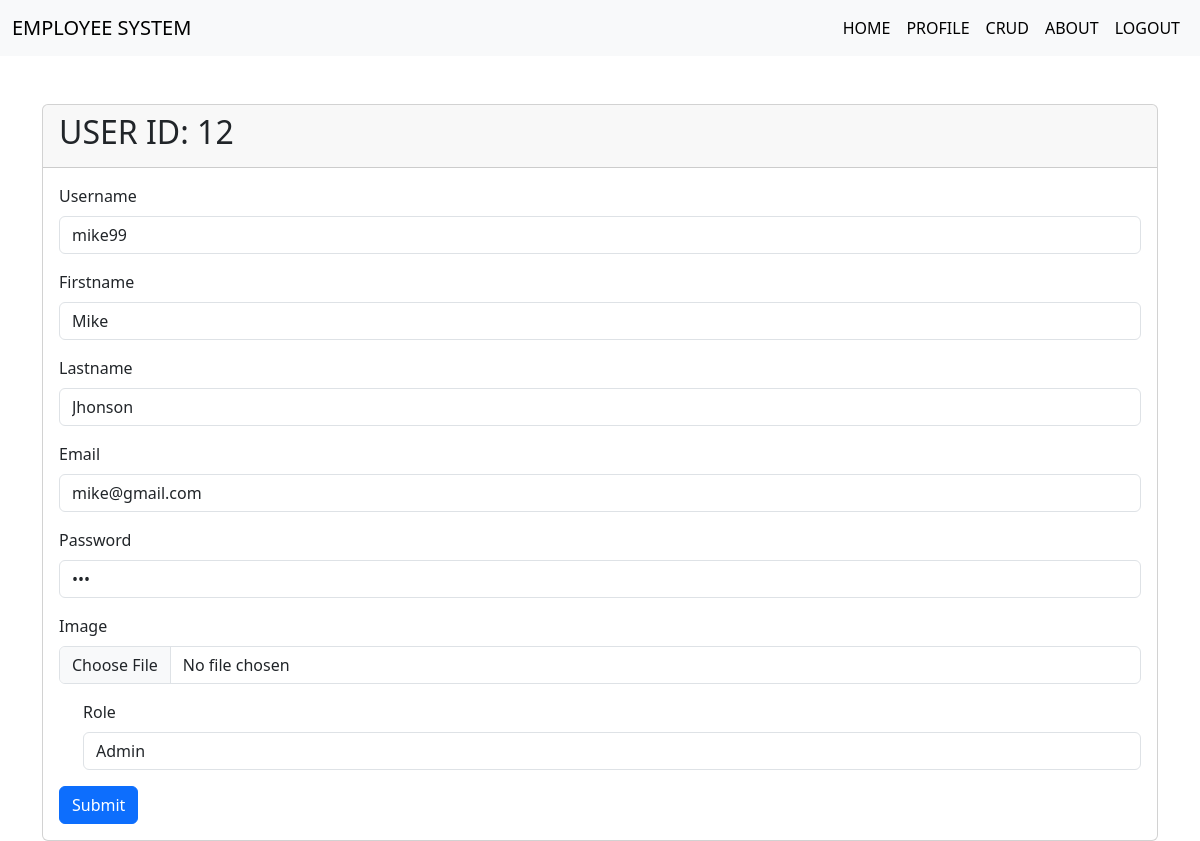
/update_employee.php?id=12 (signed in), run on the app's committed database.
### tables this page shows
CREATE TABLE `employees` (
  `id` int(11) NOT NULL,
  `username` varchar(255) NOT NULL,
  `firstname` varchar(255) NOT NULL,
  `lastname` varchar(255) NOT NULL,
  `email` varchar(255) NOT NULL,
  `password` varchar(255) NOT NULL,
  `image` varchar(255) NOT NULL DEFAULT 'default_profile_image.png',
  `role` varchar(255) NOT NULL
);

### php_scripts/functions.php (called while the page is built, shortened)
<?php
function fetch_user($id){
    global $conn;
    $query='SELECT * FROM employees WHERE id=?';
    $stmt=mysqli_prepare($conn,$query);
    $stmt->bind_param('s',$id);
    if($stmt->execute()){
        $result=$stmt->get_result();
        if($result->num_rows>0){
            return $result->fetch_assoc();
        }else{
            return [];
        }
    }
    else{
        die("Error: ".$stmt->error);
    }
}

### update_employee.php (the view, shortened to what this page needs)
<?php
include 'includes/header.php';
require_once 'php_scripts/functions.php';
if (isset($_GET['id']) && fetch_user($_GET['id'])) {
    $user = fetch_user($_GET['id']);
} else {
    header('Location: crud.php');
    exit();
}
?>
<div class="container">
    <div class="card mt-5">
        <div class="card-header">
            <h2>USER ID: <?php echo $user['id']; ?></h2>
        </div>
        <div class="card-body">
            <form action="" method="POST" enctype="multipart/form-data">
                <div class="mb-3">
                    <label for="username" class="form-label">Username</label>
                    <input type="text" class="form-control" id="username" name="username" value="<?php echo $user['username']; ?>">
                </div>
                <div class="mb-3">
                    <label for="firstname" class="form-label">Firstname</label>
                    <input type="text" class="form-control" id="firstname" name="firstname" value="<?php echo $user['firstname']; ?>">
                </div>
                <div class="mb-3">
                    <label for="lastname" class="form-label">Lastname</label>
                    <input type="text" class="form-control" id="lastname" name="lastname" value="<?php echo $user['lastname']; ?>">
                </div>
                <div class="mb-3">
                    <label for="email" class="form-label">Email</label>
                    <input type="email" class="form-control" id="email" name="email" value="<?php echo $user['email']; ?>">
                </div>
                <div class="mb-3">
                    <label for="password" class="form-label">Password</label>
                    <input type="password" class="form-control" id="password" name="password" value="<?php echo $user['password']; ?>">
                </div>
                <div class="mb-3">
                    <label for="image" class="form-label">Image</label>
                    <input type="file" class="form-control" id="image" name="image">
                </div>
                <div class="mb-3 form-check">
                    <label for="role" class="form-label">Role</label>
                    <select name="role" id="role" class="form-control">
                        <option value="admin">Admin</option>
                    </select>
                </div>
                <button type="submit" class="btn btn-primary" name="submit">Submit</button>
            </form>
        </div>
    </div>
</div>
<?php
include 'includes/footer.php';
?>

### data on the page
employees: id "12", username "mike99", firstname "Mike", lastname "Jhonson", email "mike@gmail.com"
